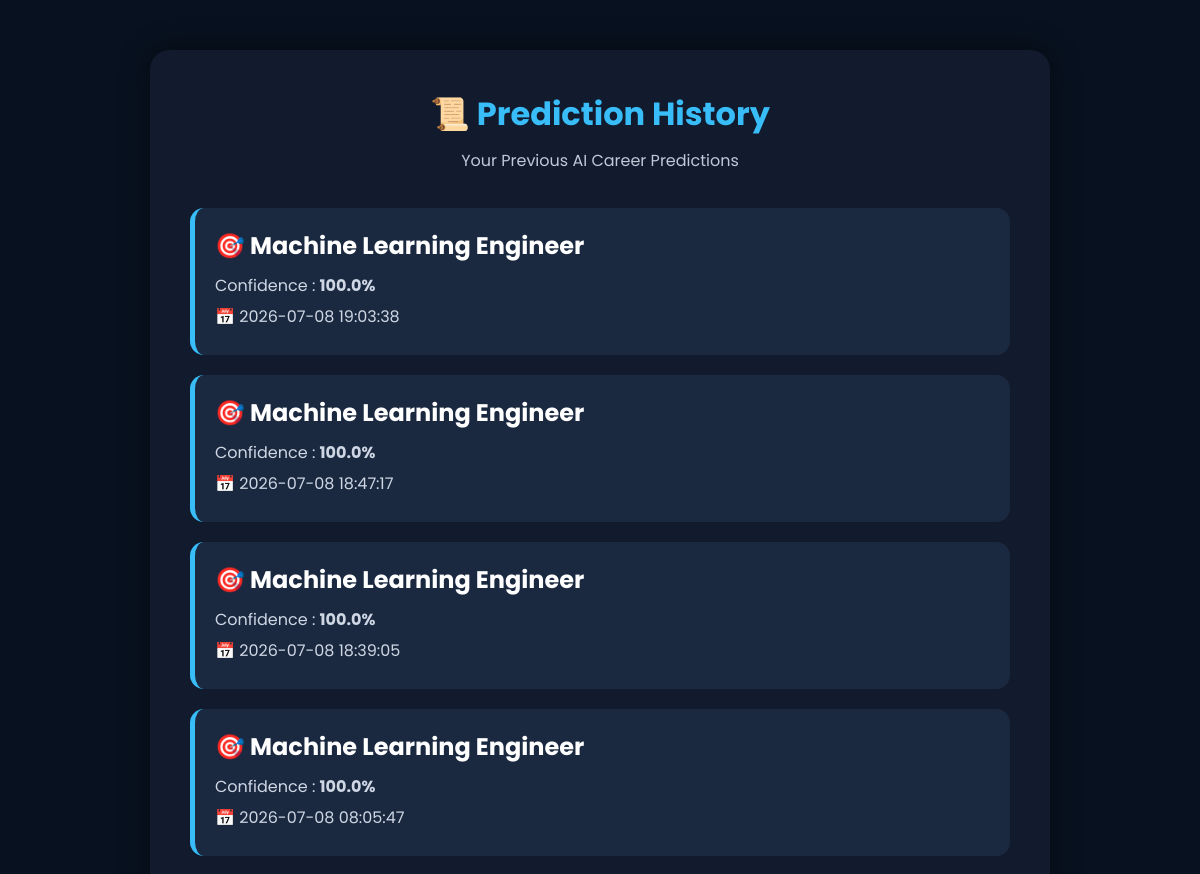
Page /history (signed in, upper part) on the earlier database version.
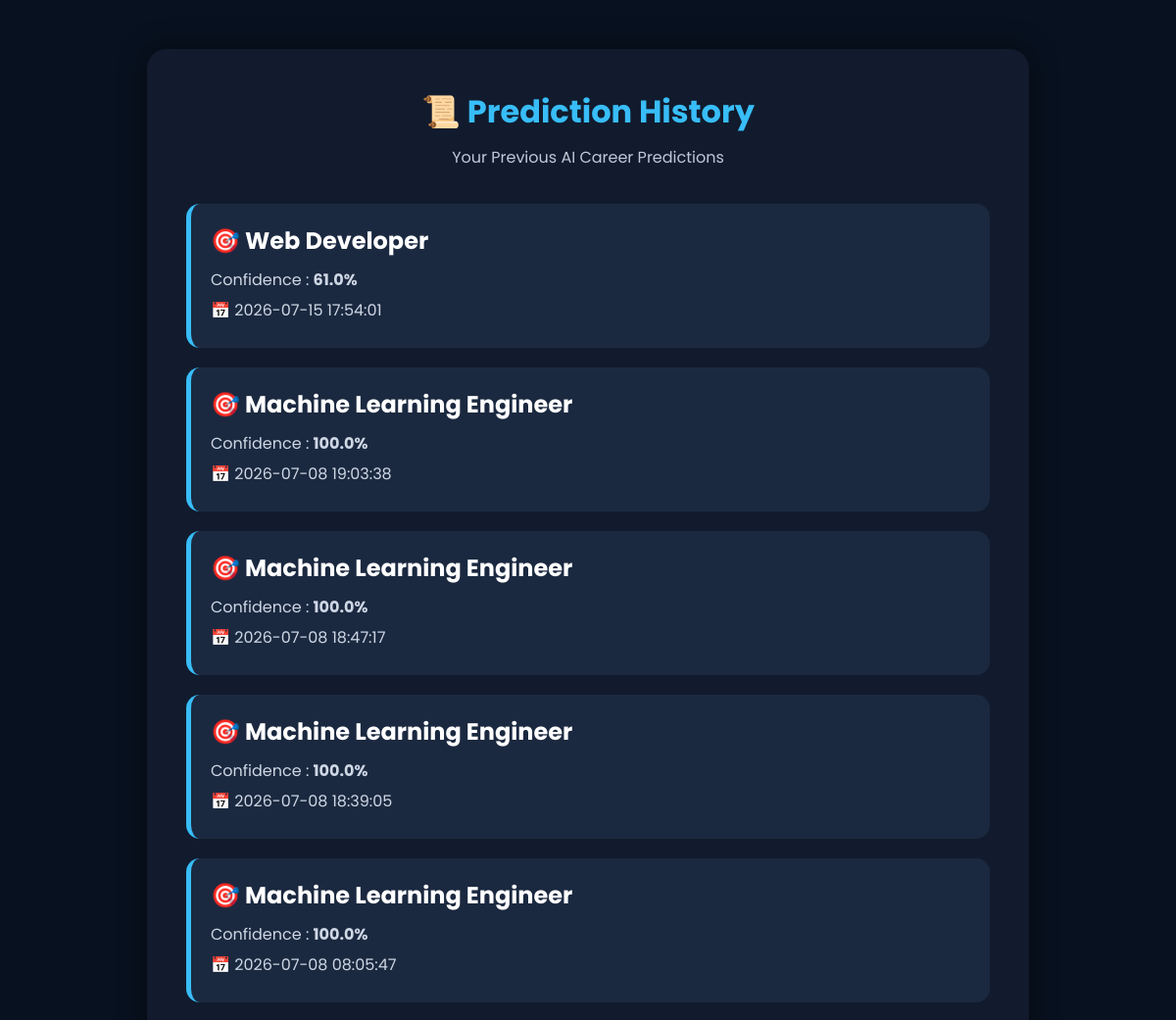
Same page on the later database version.
### tables this page shows
CREATE TABLE prediction_history(

    id INTEGER PRIMARY KEY AUTOINCREMENT,

    email TEXT,

    career TEXT,

    confidence REAL,

    prediction_date TIMESTAMP DEFAULT CURRENT_TIMESTAMP

);

### app.py (the view)
@app.route("/history")
def history():
    if "user" not in session:
        return redirect(url_for("login"))
    connection = sqlite3.connect(DATABASE)
    cursor = connection.cursor()
    cursor.execute(
    """
    SELECT career,
           confidence,
           prediction_date

    FROM prediction_history

    WHERE email=?

    ORDER BY prediction_date DESC
    """,
    (session["email"],)
)
    history = cursor.fetchall()
    connection.close()
    return render_template(
        "history.html",
        history=history
    )

### templates/history.html (shortened to what this page needs)
<!DOCTYPE html>
<html lang="en">
<head>
<link rel="stylesheet"
href="{{ url_for('static', filename='css/history.css') }}">
</head>
<body>
<div class="container">
<div class="card">
<h1>
📜 Prediction History
</h1>
<p>
Your Previous AI Career Predictions
</p>
{% if history %}
{% for item in history %}
<div class="history-card">
<h2>
🎯 {{ item[0] }}
</h2>
<p>
Confidence :
<b>{{ item[1] }}%</b>
</p>
<p>
📅 {{ item[2] }}
</p>
</div>
{% endfor %}
{% else %}
<div class="history-card">
<h2>
No Prediction History Found
</h2>
</div>
{% endif %}
</div>
</div>
</body>
</html>

### static/css/history.css (style rules this page uses)
* { margin:0; padding:0; box-sizing:border-box; font-family:'Poppins',sans-serif; }
body { background:#08111f; display:flex; justify-content:center; align-items:center; padding:50px; min-height:100vh; }
.container { width:100%; max-width:900px; }
.card { background:#111b2d; border-radius:20px; padding:40px; box-shadow:0 0 30px rgba(0,0,0,.4); }
h1 { color:#38bdf8; text-align:center; margin-bottom:10px; }
.card>p { text-align:center; color:#bfc9d8; margin-bottom:35px; }
.history-card { background:#1b2940; padding:20px; border-radius:14px; margin-bottom:20px; border-left:5px solid #38bdf8; }
.history-card h2 { color:white; margin-bottom:10px; }
.history-card p { color:#cfd7e5; margin:6px 0; }

Differences in the rows shown:
added prediction_history: career "Web Developer", confidence "61.0", prediction_date "2026-07-15 17:54:01"
